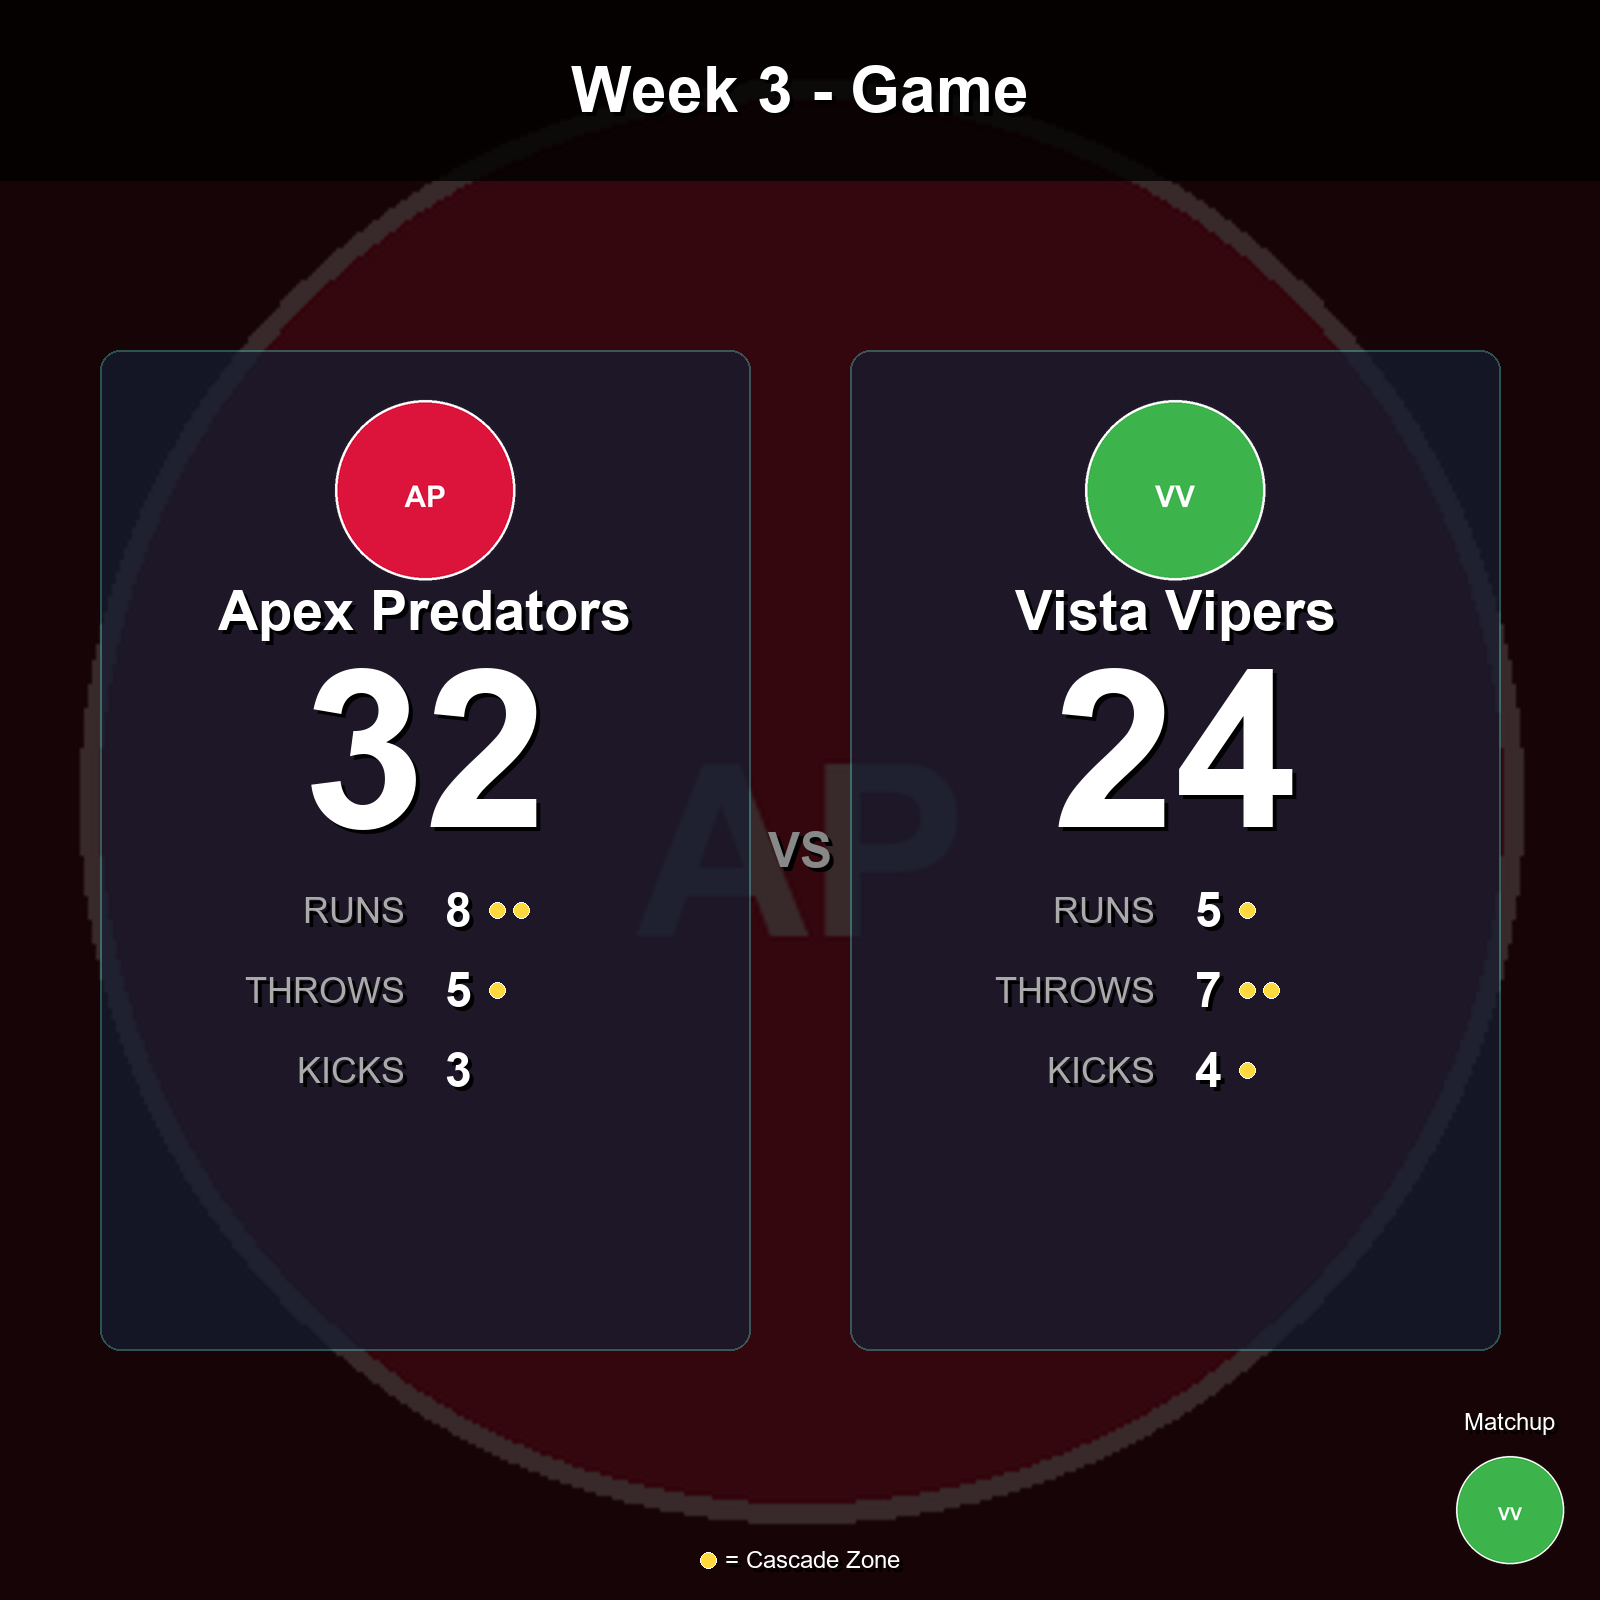

Reproduce this figure in Python.
"""Preview script to show the new modern design"""
import os
import sys
from PIL import Image, ImageDraw, ImageFont  # type: ignore
import config
import game_logic
import image_generator

# Setup dummy logos if they don't exist
if not os.path.exists('test_logos'):
    os.makedirs('test_logos')

def create_dummy_logo(filename, color, text):
    """Create a simple logo for testing"""
    img = Image.new('RGBA', (400, 400), (0, 0, 0, 0))
    draw = ImageDraw.Draw(img)
    # Draw a circle
    draw.ellipse([20, 20, 380, 380], fill=color, outline='white', width=5)
    # Add text
    try:
        font = ImageFont.truetype("C:/Windows/Fonts/arialbd.ttf", 60)
    except:
        font = ImageFont.load_default()
    bbox = draw.textbbox((0, 0), text, font=font)
    text_width = bbox[2] - bbox[0]
    text_height = bbox[3] - bbox[1]
    draw.text((200 - text_width//2, 200 - text_height//2), text, fill='white', font=font)
    img.save(os.path.join('test_logos', filename))

# Create logos matching the example
create_dummy_logo('apex_predators_logo.png', (220, 20, 60), 'AP')
create_dummy_logo('vista_vipers_logo.png', (60, 180, 75), 'VV')

# Temporarily override config
original_logos_dir = config.LOGOS_DIRECTORY
config.LOGOS_DIRECTORY = 'test_logos'

# Create mock data matching the image description
team1 = game_logic.Team("Apex Predators")
team2 = game_logic.Team("Vista Vipers")

team1_detail = game_logic.ScoringDetail()
team1_detail.runs = 8
team1_detail.throws = 5
team1_detail.kicks = 3
team1_detail.cascade_runs = 2
team1_detail.cascade_throws = 1

team2_detail = game_logic.ScoringDetail()
team2_detail.runs = 5
team2_detail.throws = 7
team2_detail.kicks = 4
team2_detail.cascade_runs = 1
team2_detail.cascade_throws = 2
team2_detail.cascade_kicks = 1

game_result = {
    'team1': team1,
    'team2': team2,
    'team1_score': 32,
    'team2_score': 24,
    'team1_detail': team1_detail,
    'team2_detail': team2_detail,
    'upset': False
}

# Generate image
print("Generating preview of modern design...")
success = image_generator.generate_game_image(game_result, 'preview_modern_design.png', week=3, game_type="Game")

# Restore original config
config.LOGOS_DIRECTORY = original_logos_dir

if success:
    print("✓ Successfully generated preview_modern_design.png")
    print("  This shows the new modern design with:")
    print("  - Winner's logo as translucent background")
    print("  - Glass-morphism team cards")
    print("  - Clean typography with shadows")
    print("  - Small loser logo in bottom right")
else:
    print("✗ Failed to generate image")
